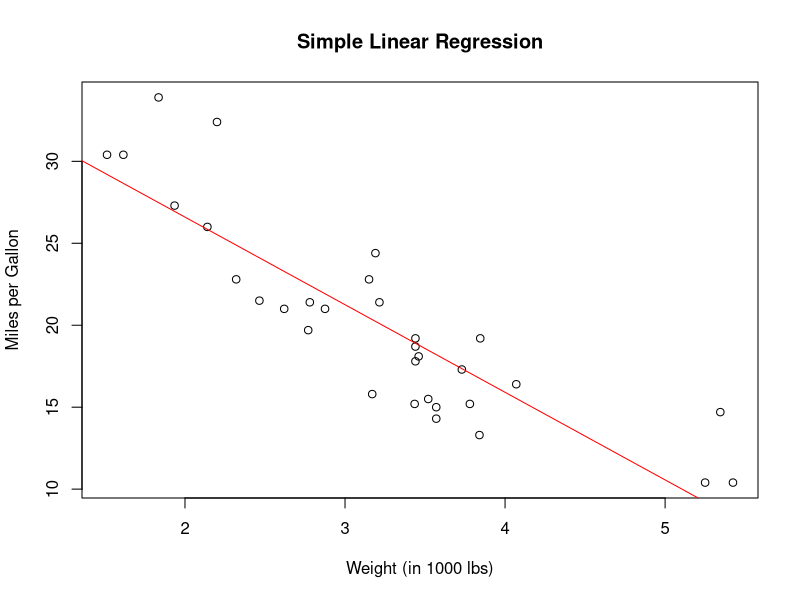
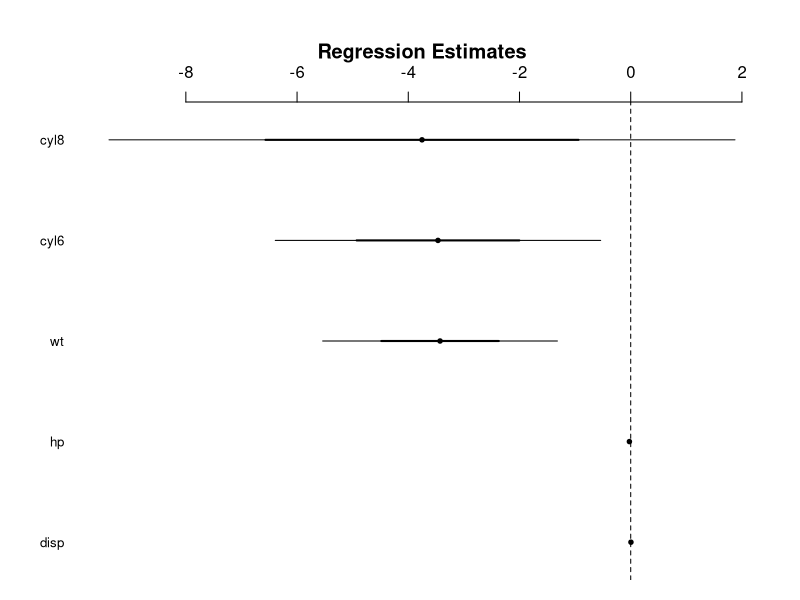
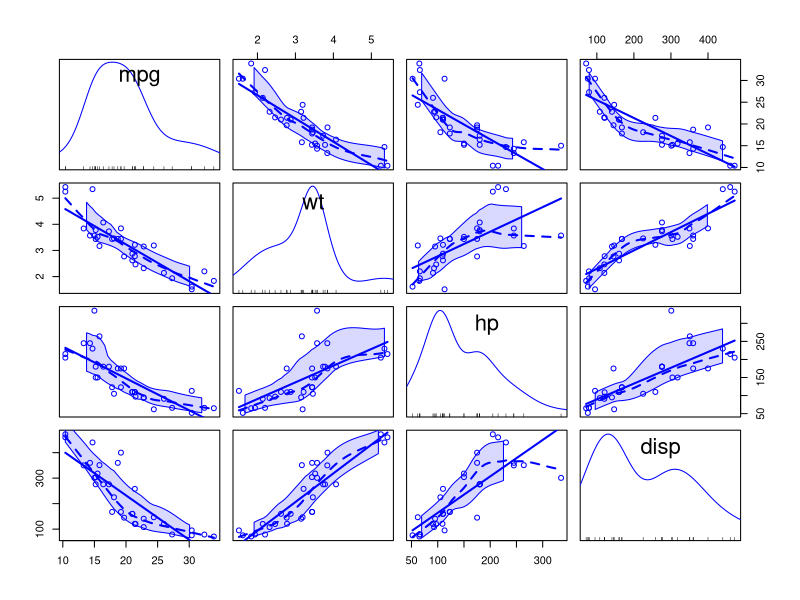
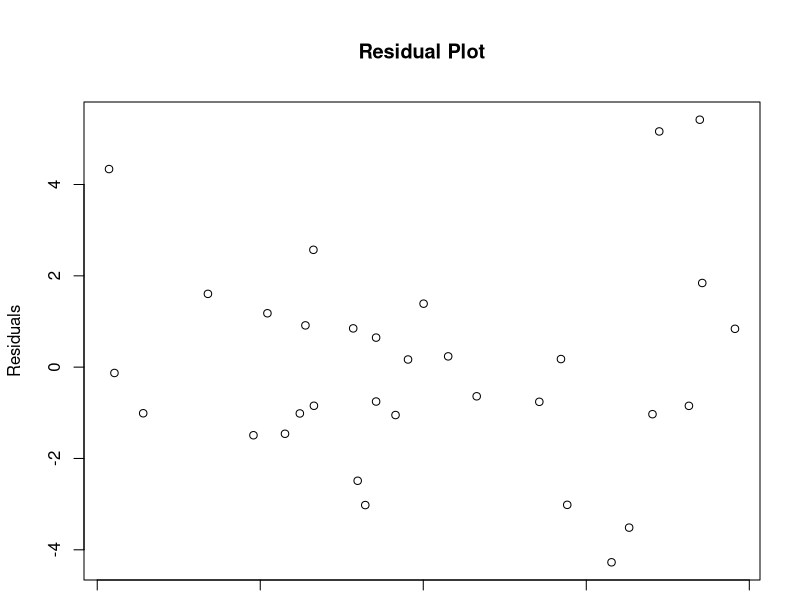
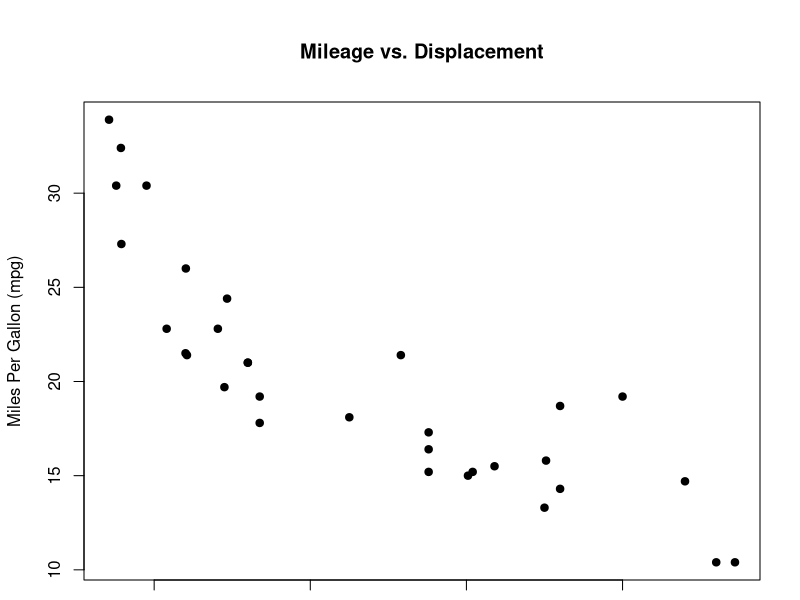
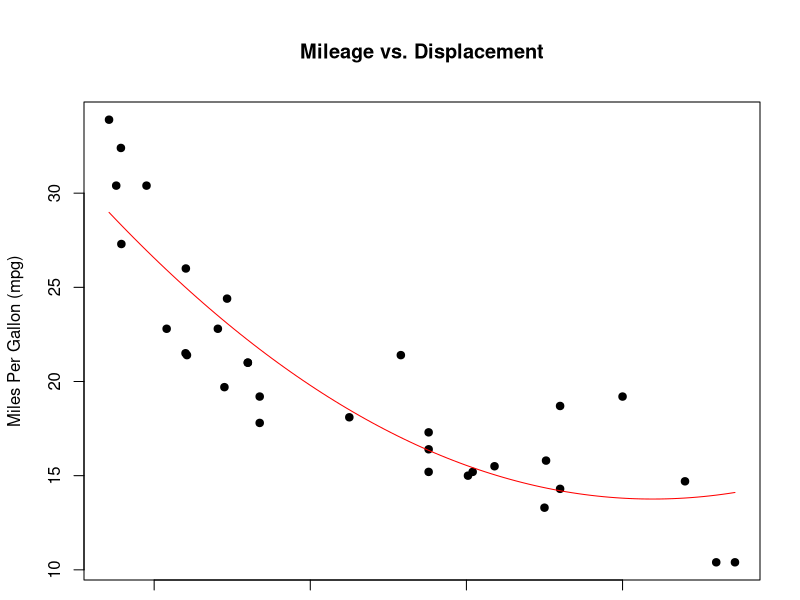

Here is the R script that generated these plots, in order:
## ---- chunk 1
# load mtcars dataset
data(mtcars)

# fit a simple linear regression model
model0 <- lm(mpg ~ wt, data = mtcars)

# print the model summary
summary(model0)
## ---- chunk 2
# plot the data and the regression line
plot(mtcars$wt, 
     mtcars$mpg, 
     main = "Simple Linear Regression", 
     xlab = "Weight (in 1000 lbs)", 
     ylab = "Miles per Gallon")
abline(model0, col = "red")

## ---- chunk 3
# Load the mtcars dataset
data(mtcars)

# `cyl` (number of cylinders) needs to set as a factor
mtcars$cyl <- as.factor(mtcars$cyl)

# verify that `cyl` is a factor
str(mtcars$cyl)
## ---- chunk 4
# verify that `mpg`, `disp`, `hp`, `wt` are numeric
str(mtcars$mpg)
str(mtcars$disp)
str(mtcars$hp)
str(mtcars$wt)
## ---- chunk 5
# Fit a multiple linear regression model
model <- lm(mpg ~ disp + hp + wt + cyl, 
            data = mtcars)

# View the summary of the model
summary(model)
## ---- chunk 6
betas = model$coefficients
round(betas,4)
## ---- chunk 7
# Load the arm package
library(arm)

# Use coefplot() to plot the coefficients of the model
coefplot(model)
## ---- chunk 8
# View the 95% confidence intervals of the estimated coefficients
confint(model, level = 0.95)
## ---- chunk 9

# Create a scatterplot matrix of the variables
library(car)
scatterplotMatrix(~mpg + wt + hp + disp, 
                  data = mtcars)

# Add the regression line to the scatterplot matrix
abline(model, col = "blue")

## ---- chunk 10
# Review the Residuals
summary(model)
## ---- chunk 11
# Extract the residuals
residuals <- resid(model)
## ---- chunk 12
# Plot the residuals against the fitted values
plot(fitted(model), residuals,
     xlab = "Fitted Values",
     ylab = "Residuals",
     main = "Residual Plot")
## ---- chunk 13
summary(residuals)
## ---- chunk 14
# Extract the RSE
rse <- summary(model)$sigma
rse
## ---- chunk 15
# Display the model summary
summary(model)
## ---- chunk 16
# Extract the R-squared
r_squared <- summary(model)$r.squared

# Extract the adjusted R-squared
adj_r_squared <- summary(model)$adj.r.squared

# Print the adjusted R-squared
cat("R-squared:", r_squared, "\n")
cat("Adjusted R-squared:", adj_r_squared, "\n")

# Extract the F-statistic and its associated p-value
f_statistic <- summary(model)$fstatistic[1]

# Print the F-statistic and its associated p-value
cat("F-statistic:", f_statistic, "\n")
## ---- chunk 17
# View the model summary to assess its performance and significance
summary(model)
## ---- chunk 18
# Make predictions for a new car with weight of 2.5, 
# displacement of 200, horsepower of 100, six cylinders
new_car <- data.frame(wt = 2.5, disp = 200, hp = 100, cyl = 6)

# Convert cyl to a factor variable in the new data frame
new_car$cyl <- as.factor(new_car$cyl)

# Make the prediction based on the model using the predict() function
predict(model, newdata = new_car)
## ---- chunk 19
plot(mtcars$disp, 
     mtcars$mpg, 
     main="Mileage vs. Displacement", 
     xlab="Displacement (disp)", 
     ylab="Miles Per Gallon (mpg)", 
     pch=19)
## ---- chunk 20
# Fit the quadratic regression model
model <- lm(mpg ~ disp + I(disp^2), 
            data=mtcars)

# Summarize the model to view coefficients and statistics
summary(model)
## ---- chunk 21
# Initial plot
plot(mtcars$disp, 
     mtcars$mpg, 
     main="Mileage vs. Displacement", 
     xlab="Displacement (disp)", 
     ylab="Miles Per Gallon (mpg)", 
     pch=19)

# Fit a quadratic regression model
model <- lm(mpg ~ disp + I(disp^2), 
            data=mtcars)

# Add the quadratic curve to the plot
# The curve expression uses the coefficients from the model
curve(coef(model)[1] + 
        coef(model)[2]*x + 
        coef(model)[3]*x^2, 
      add = TRUE, 
      col = "red", 
      from=min(mtcars$disp), to=max(mtcars$disp))

## ---- chunk 22
# Fit the regression model without quadratic term
model0 <- lm(mpg ~ disp, 
            data=mtcars)

# Summarize the model to view coefficients and statistics
summary(model0)
## ---- chunk 23
# Fit a bi-quadratic regression model
model2 <- lm(mpg ~ disp + I(disp^2) + hp + I(hp^2), 
            data=mtcars)

# Summarize the model to view coefficients and statistics
summary(model2)
